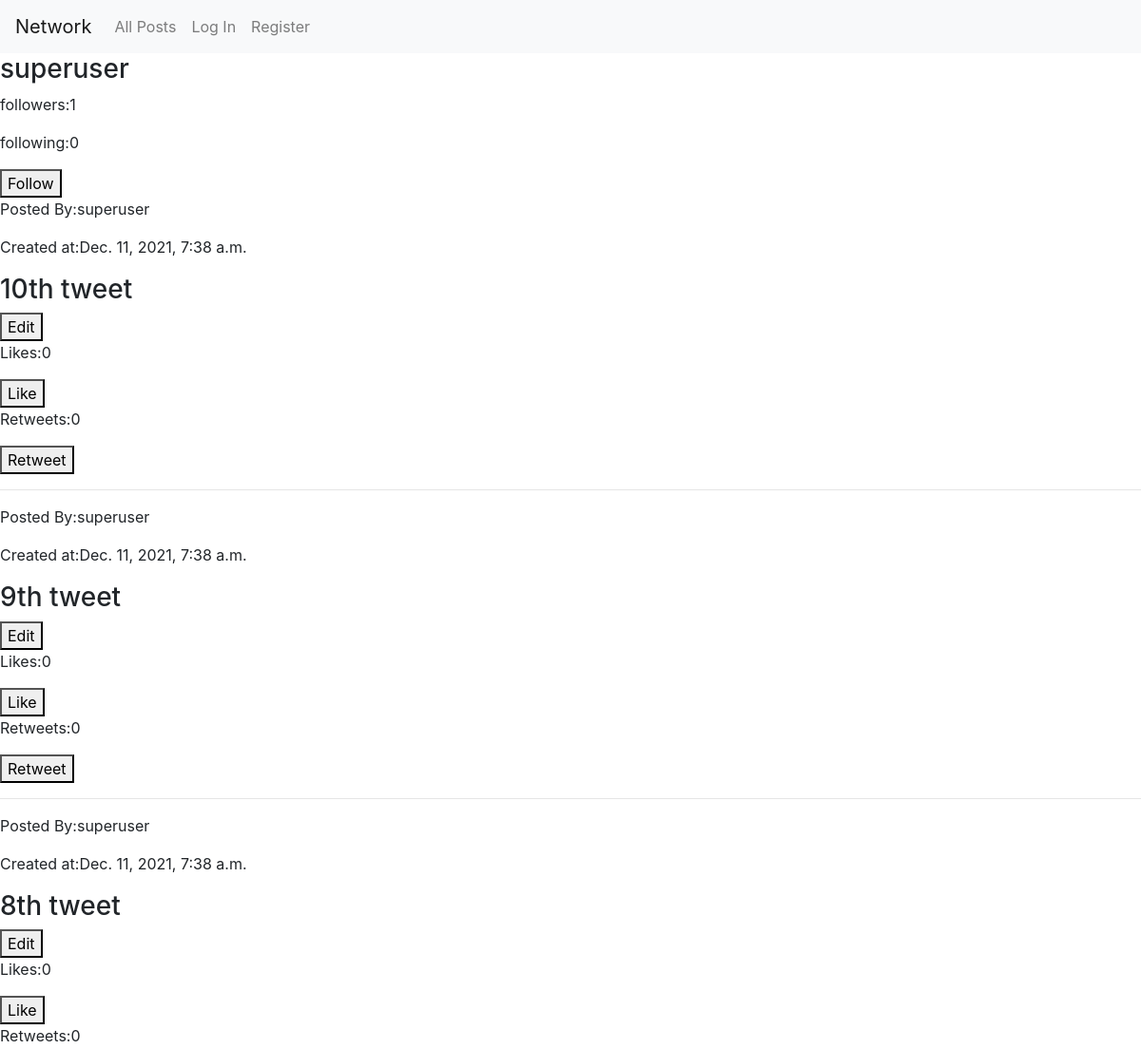
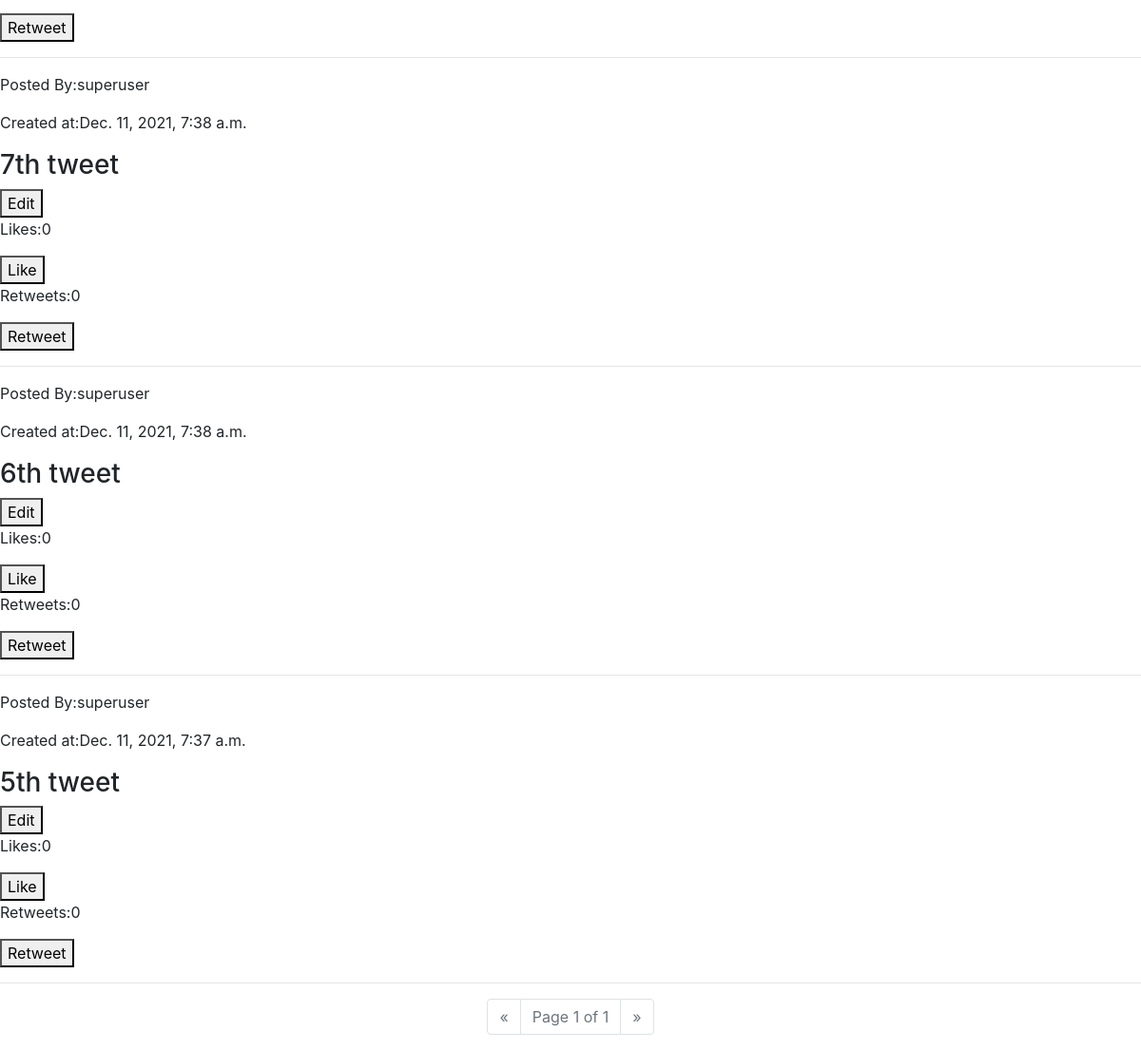
The app's page /profile/superuser with its own data (2 pictures, top to bottom).
### network/models.py (models this page shows, shortened)
class User(AbstractUser):
    pass
    is_following=models.ManyToManyField("self",related_name="followers",blank=True,symmetrical=False)
    def __str__(self):
        return self.username

class make_tweet(models.Model):
    content=models.CharField(max_length=1000,null=False)
    author=models.ForeignKey(User,on_delete=models.CASCADE,related_name="tweet")
    time_stamp=models.DateTimeField(auto_now_add=True)
    liked=models.ManyToManyField(User,related_name="like",blank=True)
    retweet=models.ManyToManyField(User,related_name="retweet",blank=True)
    def likecount(self):
        return self.liked.all().count()
    def retweetcount(self):
        return self.retweet.all().count()
    class Meta:
        ordering=['-time_stamp']

### network/views.py (the view)
# urls.py: path("profile/<str:username>", views.view_profile, name="view_profile"),
def view_profile(request,username):
    viewed_profile=User.objects.get(username=username)
    tweets=viewed_profile.tweet.all()
    print(tweets)
    paginate=Paginator(tweets,10)
    page_number=request.GET.get("page")
    page_obj=paginate.get_page(page_number)
    return render(request,"network/profile.html",{
        "profile":viewed_profile,
        "page_obj":page_obj,
    })

### network/templates/network/profile.html (shortened to what this page needs)
{% extends "network/layout.html" %}
{% load static %}
{% block body %}
<div class="profile" id="profile-{{profile.id}}">
    <h3 class="username">{{profile.username}}</h3>
    <p class="followers"> followers:{{profile.followers.all.count}}</p>
    <p class="following"> following:{{profile.is_following.all.count}}</p>
    <button  class="follow-button"data-username={{profile.username}}>Follow</button>
</div>
<div class="own-tweets tweets">
    {% for tweet in page_obj %}
    <div class="tweet" id='tweet-{{tweet.id}}' onclick="location.href='{% url 'view_tweet' tweet.id %}'">
        <div class="tweet-info">
            <p class="tweet-author" onclick="location.href='{% url 'view_profile' tweet.author %}'">Posted By:{{tweet.author}}</p>
            <p class="timestamp">Created at:{{tweet.time_stamp}}</p>
        </div>
        <h3 class="tweet-content" id="tweet-content-{{tweet.id}}">{{tweet.content}}</h3>
        <button class="edit_button " data-id="{{tweet.id}}">Edit</button>
        <p  id="like-post-{{tweet.id}}" class="like-count">Likes:{{tweet.likecount}}</p>
        <button class="like-button" data-id="{{tweet.id}}">Like</button>
        <p  id="rt-post-{{tweet.id}}" class="rt-count">Retweets:{{tweet.retweetcount}}</p>
        <button class="rt-button" data-id="{{tweet.id}}">Retweet</button>
    </div>
    <hr>
    {% endfor %}
</div>
<nav aria-label="page navigation">
    <ul class="pagination justify-content-center">
      {% if page_obj.has_previous %}
        <li class="page-item">
          <a class="page-link" href="?page=1">First</a>
        </li>
        <li class="page-item">
          <a class="page-link" href="?page={{ page_obj.previous_page_number }}">&laquo; </a>
        </li>
      {% else %}
         <li class="page-item disabled">
           <a class="page-link" href="#">&laquo;</a>
         </li>
      {% endif %}
        <li class="page-item disabled" aria-current="page">
          <span class=" current page-link">
            Page {{ page_obj.number }} of {{ page_obj.paginator.num_pages }}
          </span>
        </li>
      {% if page_obj.has_next %}
        <li class="page-item">
          <a  class="page-link" href="?page={{ page_obj.next_page_number }}"><span aria-hidden="true">&raquo;</span></a>
        </li>
        <li class="page-item">
          <a  class="page-link" href="?page={{ page_obj.paginator.num_pages }}"><span aria-hidden="true">Last</span></a>
        </li>
        {% else %}
          <li class="page-item disabled">
            <a  class="page-link" href="#"><span aria-hidden="true">&raquo;</span></a>
          </li>
      {% endif %}
    </ul>
</nav>
{% endblock %}

### records on screen
User: username "superuser", followers.all.count "1", is_following.all.count "0"
make_tweet: author "superuser", time_stamp "Dec. 11, 2021, 7:38 a.m.", content "10th tweet", likecount "0", retweetcount "0"
make_tweet: author "superuser", time_stamp "Dec. 11, 2021, 7:38 a.m.", content "9th tweet", likecount "0", retweetcount "0"
make_tweet: author "superuser", time_stamp "Dec. 11, 2021, 7:38 a.m.", content "8th tweet", likecount "0", retweetcount "0"
make_tweet: author "superuser", time_stamp "Dec. 11, 2021, 7:38 a.m.", content "7th tweet", likecount "0", retweetcount "0"
make_tweet: author "superuser", time_stamp "Dec. 11, 2021, 7:38 a.m.", content "6th tweet", likecount "0", retweetcount "0"
make_tweet: author "superuser", time_stamp "Dec. 11, 2021, 7:37 a.m.", content "5th tweet", likecount "0", retweetcount "0"

### other values on screen
{{ page_obj.number }} "1"
{{ page_obj.paginator.num_pages }} "1"
